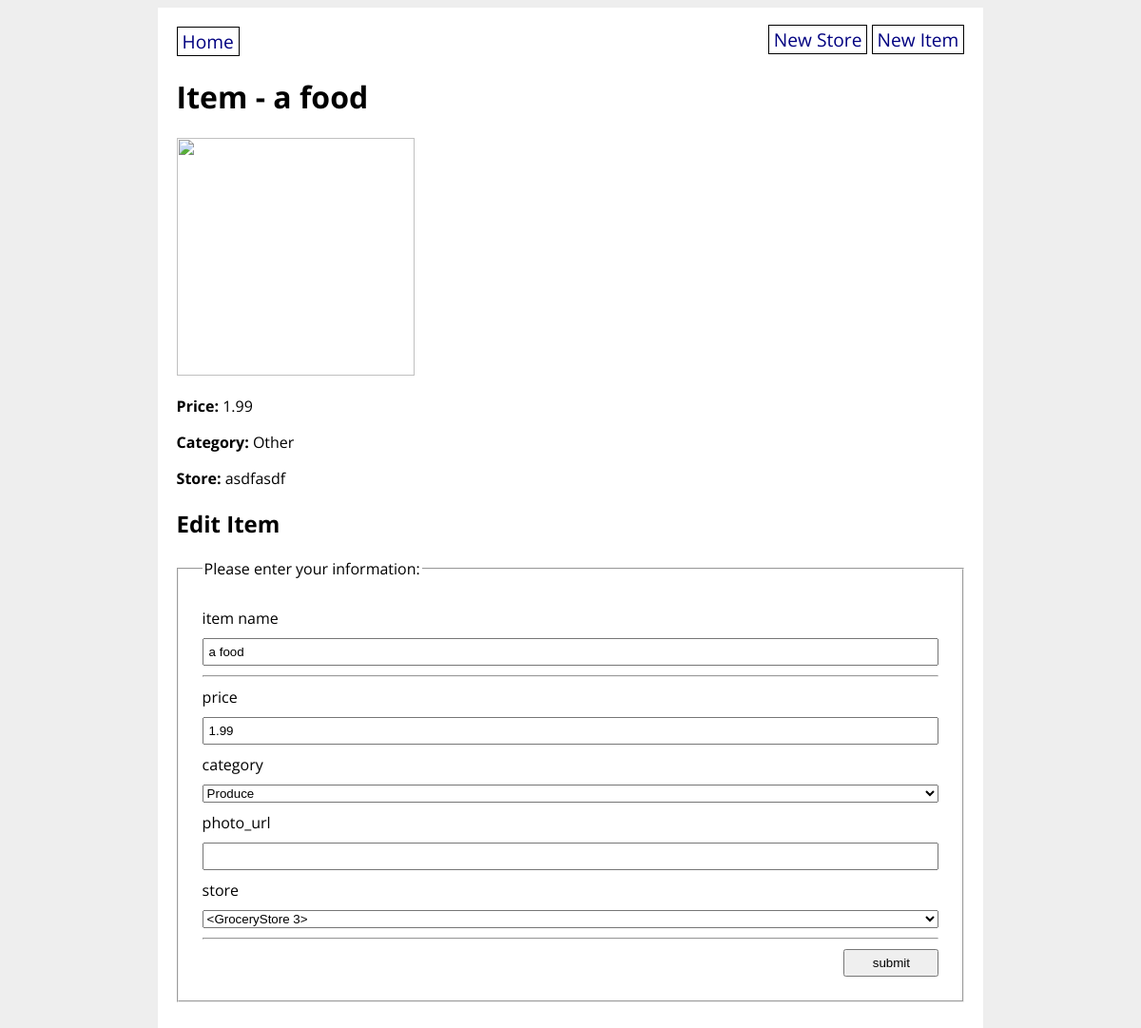
The page /item/7 on the database as committed earlier.
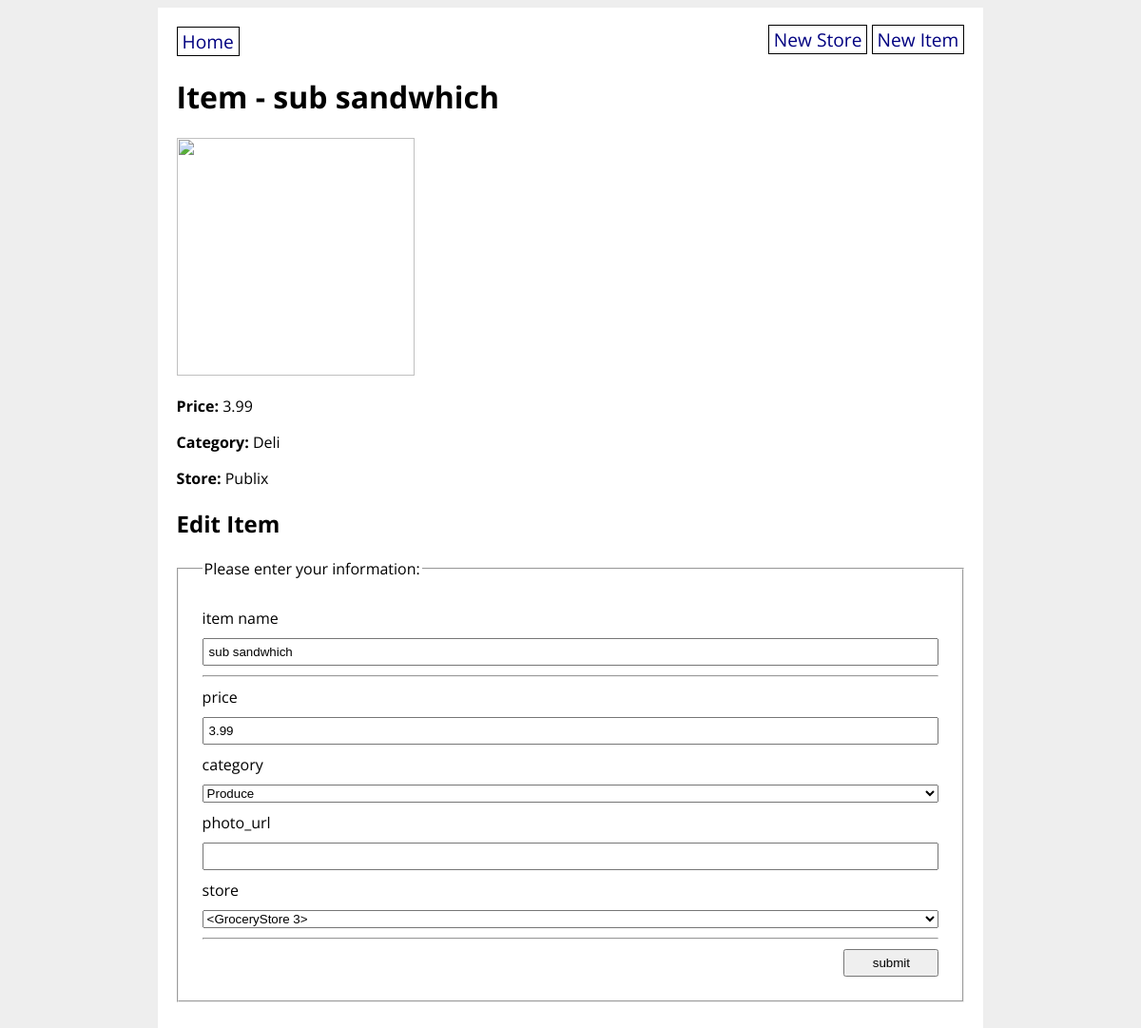
The same page on the database as committed later.
### grocery_app/models.py (models this page shows)
class GroceryItem(db.Model):
    id = db.Column(db.Integer, primary_key=True)
    name = db.Column(db.String(80), nullable=False)
    price = db.Column(db.Float(precision=2), nullable=False)
    category = db.Column(db.Enum(ItemCategory), default=ItemCategory.OTHER)
    photo_url = db.Column(URLType)
    store_id = db.Column(db.Integer, db.ForeignKey('grocery_store.id'), nullable=False)
    store = db.relationship('GroceryStore', back_populates='items')

class GroceryStore(db.Model):
    id = db.Column(db.Integer, primary_key=True)
    title = db.Column(db.String(80), nullable=False)
    address = db.Column(db.String(200), nullable=False)
    items = db.relationship('GroceryItem', back_populates='store')

### grocery_app/routes.py (the view, shortened to what this page needs)
@main.route("/item/<item_id>", methods=["GET", "POST"])
def item_detail(item_id):
    item = GroceryItem.query.get(item_id)
    form = GroceryItemForm(obj=item)
    return render_template("item_detail.html", item=item, form=form)

### grocery_app/forms.py
class GroceryItemForm(FlaskForm):
    name = StringField('item name',
        validators=[
            DataRequired(),
            Length(min=3, max=80, message="item name needs to be betweeen 3 and 80 chars")
        ])
    price = FloatField('price')
    category = SelectField('category', choices= ItemCategory.choices())
    photo_url = StringField('photo_url')
    store= QuerySelectField('store',query_factory=lambda: GroceryStore.query )
    submit = SubmitField('submit')

### grocery_app/utils.py (called while the page is built)
    def __str__(self):
        return str(self.value)

### grocery_app/templates/item_detail.html
{% extends 'base.html' %}
{% block content %}
<h1>Item - {{ item.name }}</h1>
<p><img src="{{ item.photo_url }}" width="250px" height="250px"></p>
<p><strong>Price:</strong> {{ item.price }}</p>
<p><strong>Category:</strong> {{ item.category }}</p>
<p><strong>Store:</strong> {{ item.store.title }}</p>
<h2>Edit Item</h2>
<form>
    <fieldset>
        <legend>Please enter your information:</legend>
        {{ form.name.label }}
        {{ form.name }}
        <hr>
        {{ form.price.label }}
        {{ form.price }}
        {{form.category.label }}
        {{ form.category }}
        {{ form.photo_url.label }}
        {{ form.photo_url }}
        {{ form.store.label }}
        {{ form.store }}
        <hr>
        {{ form.submit }}
    </fieldset>
</form>
{% endblock %}

Rows that differ between the two databases and show on the page:
changed GroceryItem "Produce": name "a food" → "sub sandwhich"; price "1.99" → "3.99"; category "Other" → "Deli"
changed GroceryStore: store "asdfasdf" → "Publix"
